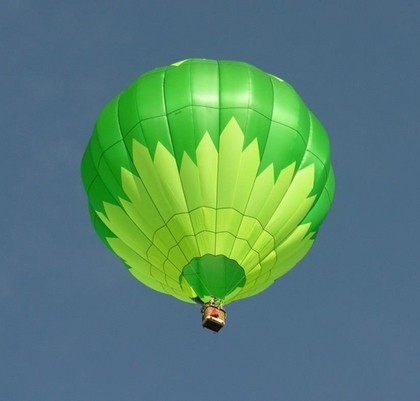
%> input picture IMAGES&TESTS/HotAirBalloon.tif, 420 x 401 px, shrunk from 500 x 477 before the run
$ octave TestHotAirBalloon.m   (GNU Octave 9; MATLAB toolbox functions it lacks are replaced by stand-ins)
%> lines starting %> are read from the running program, lines starting %| are printed output that depends on the picture; in (x1, y1, x2, y2) boxes, pixels count from 0 and x2, y2 are one past the last pixel; in counts of white or black regions, pixels touching at a corner belong together; the program's own positions count from 1
### CLASSIFY/ImageClassify.m
function [outputs] = ImageClassify(inputs)
%
% This file takes a multi-spec image ground data and computes a
% supervised classification using quadratic discriminat analysis.
% Pre and post-classifiction filtering are also available.
%
% %%%%%%%%%%%%%%%%%%%%%%%%% input structure%%%%%%%%%%%%%%%%%%%%%%%%%%%%%%%%
%-------------------------------------------------------------------------
% IMPORTANT NOTES: The following are contained within the inputs structure.
% Input images must be 8 or 16 bit TIFF files.
%-------------------------------------------------------------------------
%
% IMAGE     - This is the 8 or 16 bit TIFF image to be classified.
%
% GRNDTRUTH - This 8 or 16 bit TIFF image has the same pixel dimension as IMAGE
%             with pixel values equal to i in the spatial location of IMAGE
%             where the ground truth data for class_i has been collected.
%             In all other locations, the pixel values should be set to
%             some value not in the set {1,2,...,nclasses}, e.g. 0.
%
% nclasses  - number of classes
%
% thresh    - chi^2 confidence value for thresholding. If it is not given,
%             is empty or if thresh = 100, no thresholding is implemented.
%
% prefilt   - If this is empty ('[]') or zero, no prefiltering is computed.
%             If it is 1, 2, or 3, it filters (denoises) via convolution by
%             increasingly large neighborhood matrices.
%
% smoothing - If this is empty ('[]') or zero, no post filtering is
%             computed. If it is equal to 1, a nonlinear postfiltering is
%             computed using the mode function. If it is 2, probability
%             label relaxation is implemented. If it is 3, Markov random
%             fields are used.
%
%%%%%%%%%%%%%%%%%%%%%%%%%%% OUTPUTS %%%%%%%%%%%%%%%%%%%%%%%%%%%%%%%%%%%%%%
%
% outputs.Image          - the original image in array format
%
% outputs.GrndTruth      - the ground truth image in array format
%
% outputs.Classification - the classified image in array format
%
% This code was written by Marylesa Wilde and John Bardsley,
% final version Feb. 25, 2010.
%-------------------------------------------------------------------------
xtrue     = inputs.IMAGE;
GrndTruth = inputs.GRNDTRUTH;
nclasses  = inputs.nclasses;
thresh    = inputs.thresh;
prefilt   = inputs.prefilt;
smoothing = inputs.smoothing;
crossval  = inputs.crossval;
%-------------------------------------------------------------------------
% 1. Read IMAGE and GrndTruth into MatLab. They must be TIFF files. Convert
%    to 8 bit if necessary. Then vectorize these two arrays for the
%    classification step. Pre-classification filtering (denoising) is
%    implemented and threshold values are computed.
%-------------------------------------------------------------------------
% Input image and prefilter/denoise
if ~isnumeric(xtrue)
  xtrue = double(imread(xtrue));
end
[nx,ny,nbands] = size(xtrue);
%> nx = 401; ny = 420; nbands = 3
if ~exist('prefilt','var') | isempty(prefilt), prefilt = 0; end
if     prefilt==3,
    F = 1/36*[0 0 1 0 0; 0 2 4 2 0; 1 4 8 4 1; 0 2 4 2 0; 0 0 1 0 0];
elseif prefilt==2
    F = 1/16*[1 2 1; 2 4 2; 1 2 1];
elseif prefilt==1
    F = 1/8*[0 1 0; 1 4 1; 0 1 0];
elseif prefilt==0
    F = [0 0 0;0 1 0;0 0 0];
end
% buffer 3 pixels on all sides to account for neighborhoods
xtrueBuffered = padarray(xtrue,[3,3],'replicate');
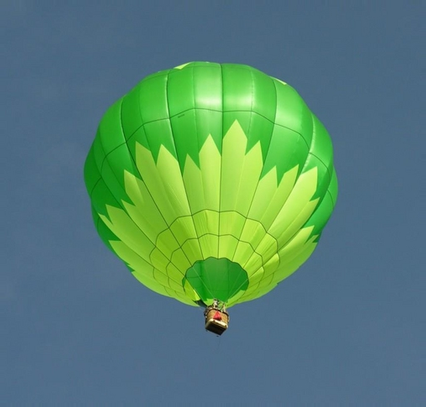
%> xtrueBuffered: size 407x426x3 double; mean R, G, B 86.6, 131, 112.5

b = zeros(size(xtrueBuffered(:,:,:)));
%> b: size 407x426x3 double; every value is 0
for i = 1:nbands
  b(:,:,i) = conv2(xtrueBuffered(:,:,i),F,'same');
end
Image = uint8(b(4:nx+3,4:ny+3,:));
[nx,ny,nbands]=size(Image);
ImageStretch = zeros(nx*ny,nbands);
for i = 1:nbands
    Temp = Image(:,:,i);
    ImageStretch(:,i)=Temp(:);
end
%> this loop made 3 passes
%> pass 1, in ImageClassify, `Temp = Image(:,:,i);`:
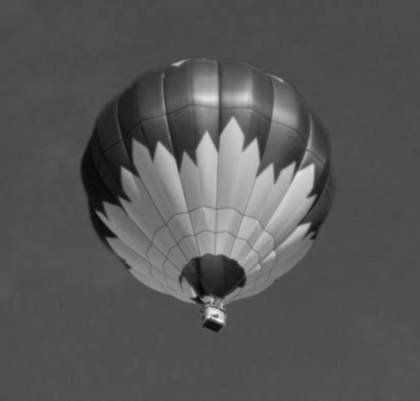
%> Temp: size 401x420 uint8; min 7, max 244, mean 86.9
%> pass 3, in ImageClassify, `Temp = Image(:,:,i);`:
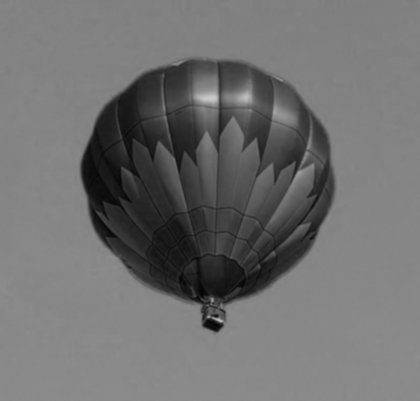
%> Temp: size 401x420 uint8; min 3, max 203, mean 112
% Read in ground truth image and set non-groundtruth points to 0
if isempty(GrndTruth)
    for i=1:nclasses
        m{i} = inputs.means(i);
        C{i} = inputs.covariances(1:nbands,nbands*(i-1)+1:nbands*i);
    end
else
    GrndTruth = uint8(imread(GrndTruth));
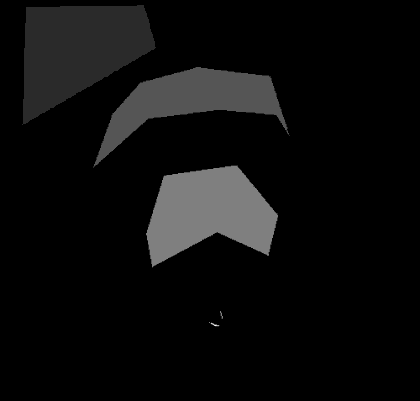
%> input picture IMAGES&TESTS/HotAirBalloon_Gtruth.tif, 420 x 401 px, shrunk from 500 x 477 before the run
%> GrndTruth is the input picture: size 401x420 uint8; min 0, max 6, mean 0.299
    [nxg,nyg] = size(GrndTruth);
%> nxg = 401; nyg = 420
    if nx ~= nxg || ny ~= nyg
        disp('NO CLASSIFICATION since image and ground truth have different dimension.')
        return
    end
    GrndTruth(GrndTruth>nclasses | GrndTruth<1)=0;
%> GrndTruth: size 401x420 uint8; under 0.01% of pixels changed, all inside (x1, y1, x2, y2) = (215, 325, 216, 326)
    GrndTruthStretch = GrndTruth(:);
    % Create mean and covaraince of ground truth.
    for i = 1:nclasses
        pts  = ImageStretch(GrndTruthStretch==i,:);
        m{i} = mean(pts);
        C{i} = cov(pts)+sqrt(eps)*eye(nbands);
    end
%> this loop made 5 passes
%> pts on passes 4 to 5: [17 16 7; 20 16 7; 24 18 9], [15 15 8; 16 15 8; 15 15 9; 17 14 6]
%> after the loop, C = 5 items; m = {[76.91 107.8 127.6], [95.06 201.2 76.76], [148.6 205.6 58.22], [20.33 16.67 7.67], [15.75 14.75 7.75]}
end
% Obtain chi square value for threshold
if ~exist('thresh','var') | isempty(thresh) % no thresholding
    Ti = chi2inv(1,nbands);
%> Ti = Inf
else
    Ti = chi2inv(.01*thresh,nbands);
end
if ~exist('smoothing','var') | isempty(smoothing)
    smoothing = 0;
end

%--------------------------------------------------------------------------
% 2. Compute the supervised classification and thresholding using the QDA
%    classifier.
%--------------------------------------------------------------------------
[Classification,g] = SupervisedClassification(ImageStretch,m,C,Ti);

%--------------------------------------------------------------------------
% 3. Use K-fold cross validation to estimate the classification error.
%--------------------------------------------------------------------------
if crossval == 1 & ~isempty(GrndTruth)
    nsamples = 10; percent_removed = 10;
    [percent_misclassified,miss] = ClassificationError(ImageStretch,...
                        GrndTruthStretch,m,C,percent_removed,nsamples,Ti);
    fprintf('%d PERCENT RANDOM REMOVAL CROSS VALIDATION.\n',percent_removed)
    fprintf('Percent misclassified after %d removals = %2.4f\n',nsamples,percent_misclassified);
end

%--------------------------------------------------------------------------
% 4. Post classification smoothing
%--------------------------------------------------------------------------
if smoothing==1
    Classification=PostFilter(Classification,nx,ny);
elseif smoothing==2
    iter = inputs.iter;
    Classification = ProbLabRelax(Classification,g,nx,ny,nclasses,5);
elseif smoothing==3
    beta = inputs.beta; iter = inputs.iter;
    Classification = MarkovRandField(Classification,ImageStretch,nx,ny,...
                                                  m,C,nclasses,beta,iter);
else
    Classification = reshape(Classification,nx,ny);
end

outputs.Image = Image;
outputs.GrndTruth = GrndTruth;
outputs.Classification = Classification;

### CLASSIFY/SupervisedClassification.m
function [Classification,g] = SupervisedClassification(ImageStretch,m,C,Ti)
%> called with Ti = Inf
%
% Using the points in IMAGE corresponding to the ground truth data in class
% i, a covariance matrix C and mean vector m are computed. Doing this for
% each i, one obtains nclass likelihood functions
%
% p_i(x) = exp[-0.5*(x-m)'*inv(C)*(x-m)] / sqrt( (2pi)^n det(C) ),
%
% The classification rule is then given by:
%
% x is in class i if p_i(x) > p_j(x) for all j not equal to i.
%
% For computational reasons, we instead use the equivalent rule:
%
% x is in class i if g_i(x):=-ln(p_i(x)) < -ln(p_j(x))=:g_j(x) for all j
% not equal to i.
%
% Reference: "Remote Sensing Digital Image Analysis," J. Richards and X.
% Jia, Springer 2006.
%
% %%%%%%%%%%%%%%%%%%%%%%%%% INPUTS %%%%%%%%%%%%%%%%%%%%%%%%%%%%%%%%%%%%%%%
%
% ImageStretch     - the uint8 image array
%
% m                - a cell whose ith element is the mean of the ith class
%                    of ground truth points.
%
% C                - a cell whose ith element is the covariance of the ith
%                    class of ground truth points.
%
% Ti               - threshold value
%
%%%%%%%%%%%%%%%%%%%%%%%%%%% OUTPUTS %%%%%%%%%%%%%%%%%%%%%%%%%%%%%%%%%%%%%%
%
% Classification   - the classified image.
%
% g                - array of probabilities
%
% This code was written by Marylesa Wilde and John Bardsley,
% final version Feb. 25, 2010.
%--------------------------------------------------------------------------
[n,nbands] = size(ImageStretch);
%> n = 168420; nbands = 3
onevec = ones(n,1);
nclasses = length(m);
%> nclasses = 5
g = zeros(n,nclasses);
gtemp = zeros(n,nclasses);
for i = 1:nclasses
    meanmati=onevec*m{i};
    residi = (ImageStretch-meanmati)';
    Ri = chol(C{i});
    g(:,i) = - log(det(C{i})) - sum(((Ri'\residi)').^2,2);
    gtemp(:,i) = -Ti - log(det(C{i}));
end
%> this loop made 5 passes
%> Ri on passes 1 to 5: [11.36 11.98 -2.1; 0 12.88 -11.56; 0 0 8.54], [46.53 27.03 38.33; 0 9.78 2.13; 0 0 9.49], [24.8 20.68 18.77; 0 4.32 0.916; 0 0 8.89], [3.51 1.04 1.04; 0 0.493 0.493; 0 0 0.000173], [0.957 -0.435 -1.13; 0 0.246 0.369; 0 0 0.408]

% Compute the classification by taking the maximum along the rows of g.
[maxg,Classification] = max(g,[],2);
% make g a probability if using PLR
g = (2*pi)^(-nclasses/2)*exp((1/2)*g);

% Check threshold, remove points beyond threshold
for placeholder=1:length(Classification)
    if gtemp(placeholder,Classification(placeholder))>maxg(placeholder)
        Classification(placeholder) = nclasses+1;
    end
end
Classification = uint8(Classification);

### IMAGES&TESTS/TestHotAirBalloon.m
%--------------------------------------------------------------------------
% Define the inputs.
%--------------------------------------------------------------------------
inputs.IMAGE     = 'HotAirBalloon.tif';
inputs.GRNDTRUTH = 'HotAirBalloon_Gtruth.tif';
inputs.nclasses  = 5; % number of classes
inputs.crossval  = 0; % 1 = k-fold cross validation; 0,[] = none.
inputs.thresh    = []; % 100,[] = no threshold; alph = alpha% chi^2 c.i.
inputs.prefilt   = 2; % [] or 0 = no prefilt, 1 = 1st, 2 = 2nd, 3 = 3rd
                      % order neighborhoods
inputs.smoothing = []; % 0,[] = none; 1 = nonlin filter; 2 = PLR; 3 = MRF

%--------------------------------------------------------------------------
% Now, classify the image
%--------------------------------------------------------------------------
tic
outputs = ImageClassify(inputs);
%> in ImageClassify, `Classification = reshape(Classification,nx,ny);`:
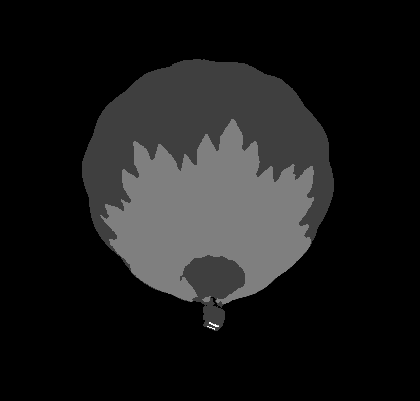
%> Classification: size 401x420 uint8; min 1, max 5, mean 1.42; drawn with min black and max white
toc
%--------------------------------------------------------------------------
% Finally, output the results.
%--------------------------------------------------------------------------
Image = outputs.Image;
GrndTruth = outputs.GrndTruth;
Classification = outputs.Classification;

if isempty(inputs.thresh)==1
    inputs.thresh = -1;
end
if 0<inputs.thresh && inputs.thresh<100
    inputs.nclasses=inputs.nclasses+1;
end

figure(1)
    imagesc(Image)
figure(2)
    imagesc(GrndTruth)
    colorbar, caxis([0,inputs.nclasses])
%> after `caxis([0,inputs.nclasses])`:
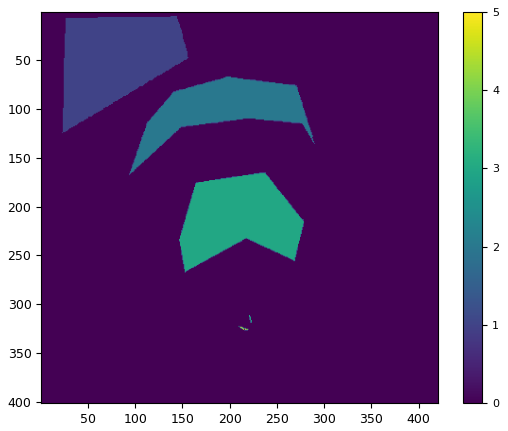
%> figure redrawn from the program's plot data
figure(3)
    imagesc(Classification)
    colorbar, caxis([0,inputs.nclasses])
%> after `caxis([0,inputs.nclasses])`:
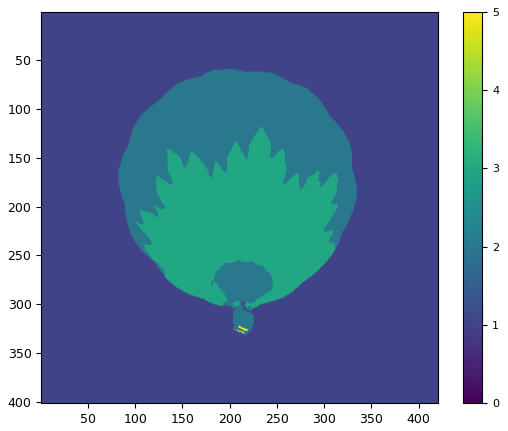
%> figure redrawn from the program's plot data
